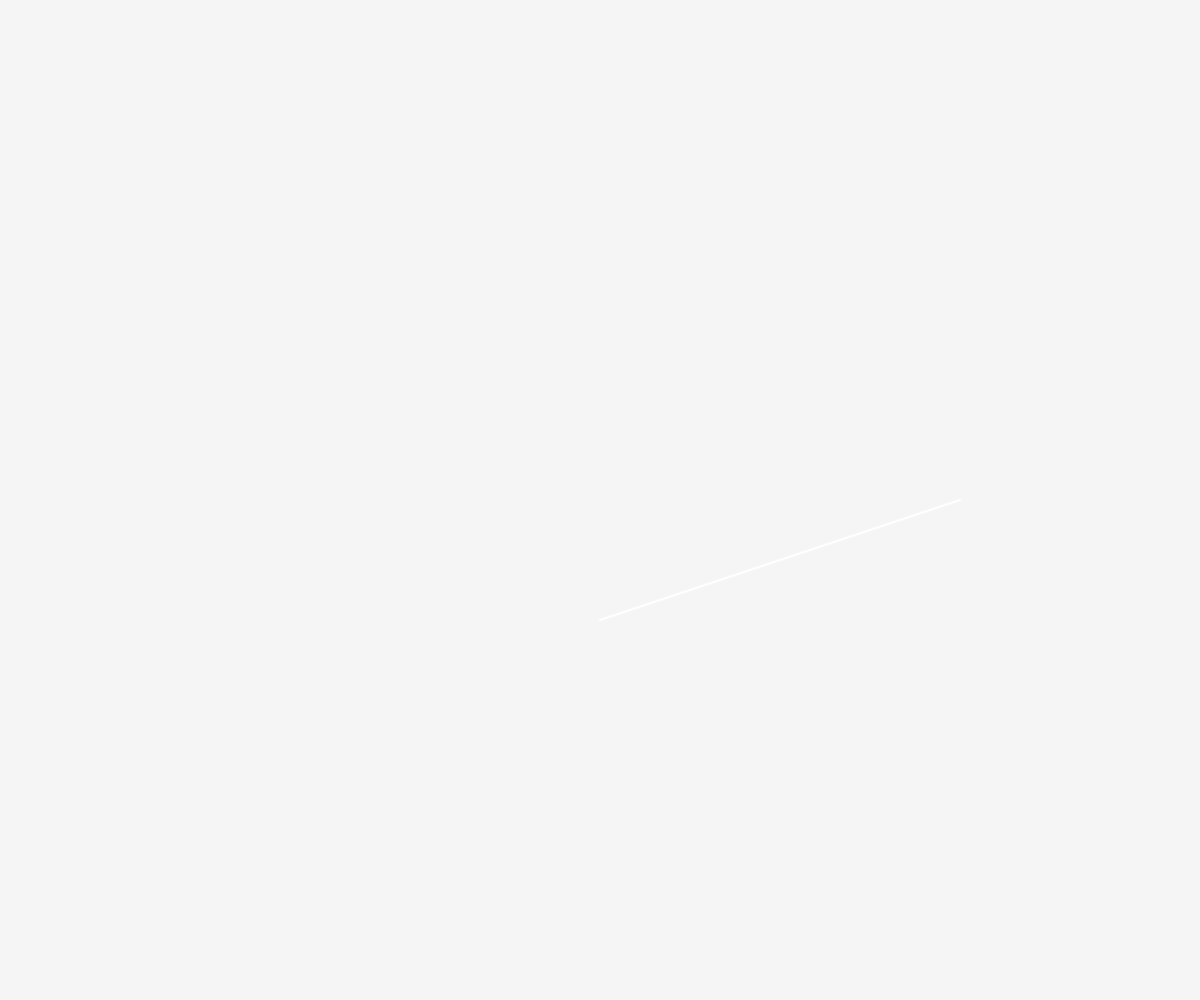
Frame 1 (no input)
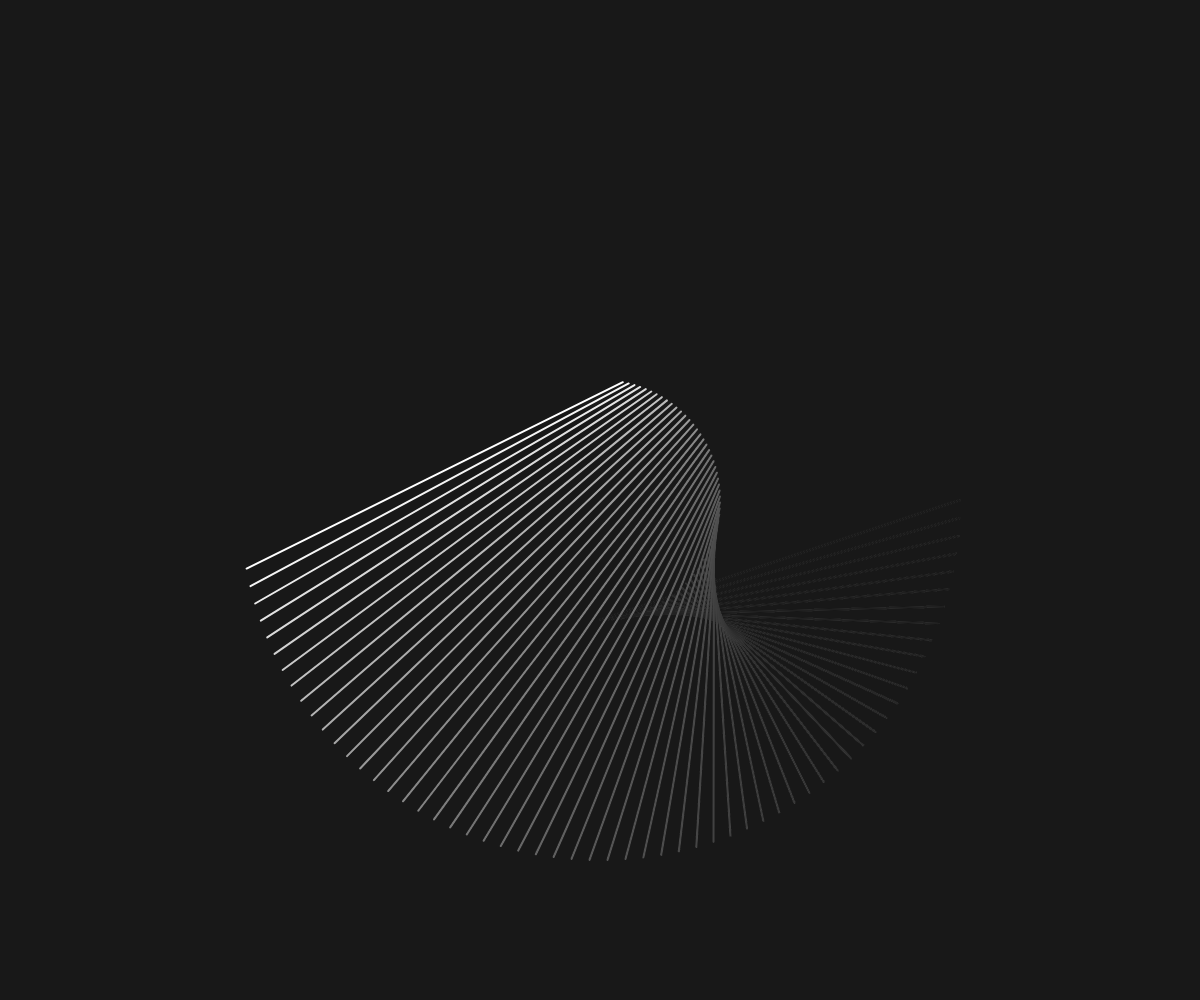
Frame 60 (no input)
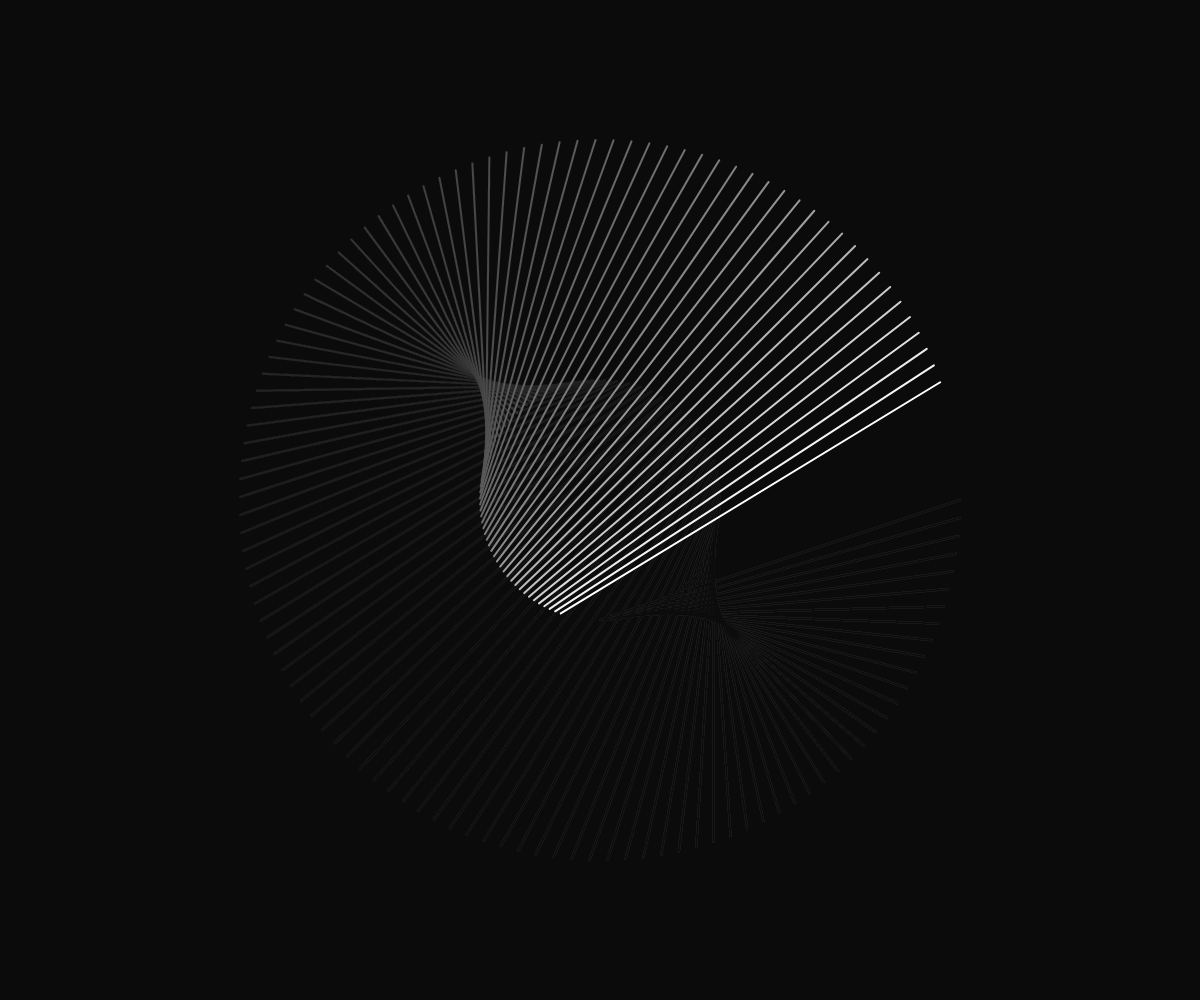
Frame 120 (the mouse pressed at the canvas centre since frame 60)

The p5.js sketch that drew these frames (run headless with seeded random() and noise() and a simulated clock; from frame 60 on, the mouse is pressed at the canvas centre):

// p5.js sketch
// ── sketch.js
/*
Based on Alexander Miller’s video on Recreating Vintage Computer Art with Processing and inspired by John Whitney's work:
https://www.youtube.com/watch?v=LaarVR1AOvs&t=181s
*/

let t = 0;

function setup() {
  createCanvas(windowWidth, windowHeight);
  strokeWeight(2);
  stroke(255);
}

function draw() {
  background(0,10);

  
  translate(width / 2, height / 2);

  let amplitude = width / 10;

  let x1 = sin(t / 10) * amplitude;
  let y1 = cos(t / 10) * amplitude;

  let x2 = cos(t / 10) * amplitude * 3;
  let y2 = sin(t / 10) * amplitude * 3

  line(x1, y1, x2, y2);
  t += 0.5;
}

function windowResized() {
  resizeCanvas(windowWidth, windowHeight);
  background(0);
}
